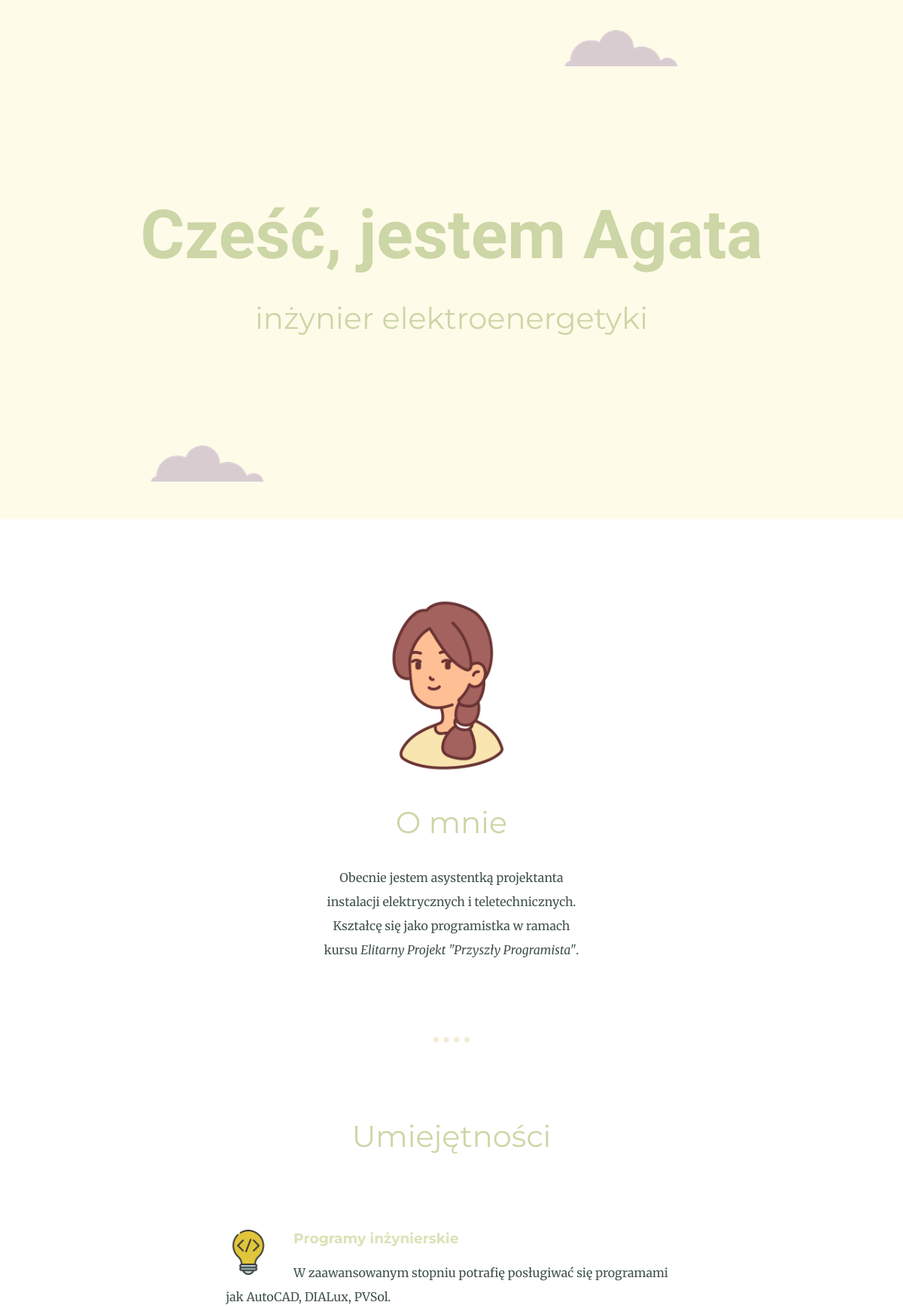
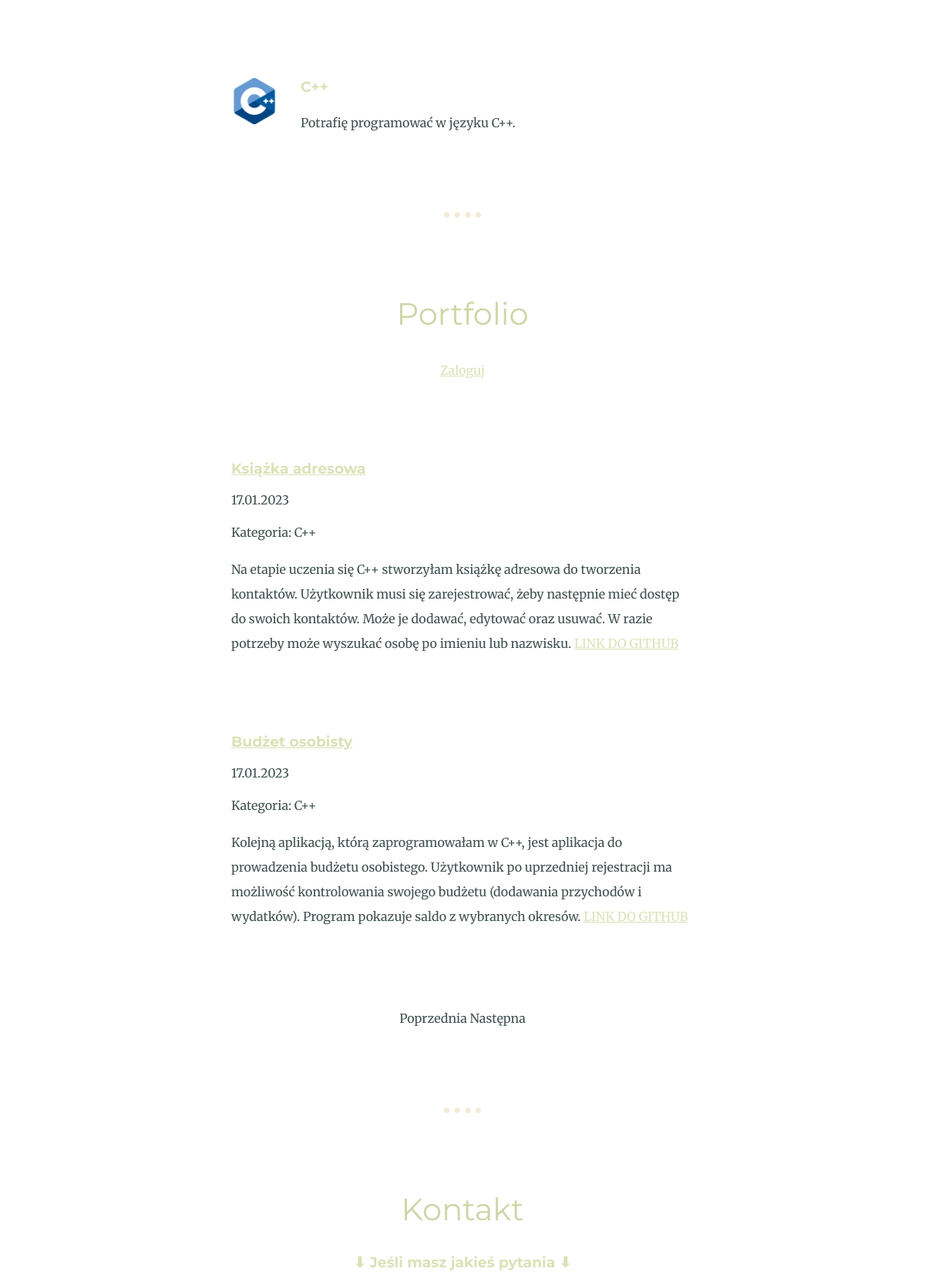
The page / (upper part) on the database its author committed (2 pictures, top to bottom).
### tables this page shows
CREATE TABLE `artykul` (
  `id` int(11) NOT NULL,
  `title` varchar(128) NOT NULL,
  `content` text NOT NULL,
  `published_at` date DEFAULT NULL
);

### classes/Auth.php (called while the page is built, shortened)
<?php
class Auth{
    public static function isLoggedIn(){
        return isset($_SESSION['is_logged_in']) && $_SESSION['is_logged_in'];
    }
}

### classes/Article.php (called while the page is built, shortened)
<?php
class Article
{
    public static function getPage($conn, $limit, $offset, $only_published = false)
    {
        $condition = $only_published ? 'WHERE published_at IS NOT NULL' : '';
        $sql = "SELECT a.*, category.name AS category_name
                FROM (
                    SELECT *
                    FROM artykul
                    $condition
                    ORDER BY published_at
                    LIMIT :limit
                    OFFSET :offset) AS a
                LEFT JOIN article_category
                ON a.id = article_category.article_id
                LEFT JOIN category
                ON article_category.category_id = category.id";
        $stmt = $conn->prepare($sql);
        $stmt->bindValue(':limit', $limit, PDO::PARAM_INT);
        $stmt->bindValue(':offset', $offset, PDO::PARAM_INT);
        $stmt->execute();
        $results = $stmt->fetchAll(PDO::FETCH_ASSOC);
        $articles = [];
        $previous_id = null;
        foreach ($results as $row) {
            $article_id = $row['id'];
            if ($article_id != $previous_id) {
                $row['category_names'] = [];
                $articles[$article_id] = $row;
            }
            $articles[$article_id]['category_names'][] = $row['category_name'];
            $previous_id = $article_id;
        }
        return $articles;
    }
    public static function getTotal($conn, $only_published = false)
    {
        return $conn->query('SELECT COUNT(*) FROM artykul $condition')->fetchColumn();
    }
}

### classes/Paginator.php (called while the page is built, shortened)
<?php
class Paginator
{
    public function __construct($page, $records_per_page, $total_records)
    {
        $this->limit = $records_per_page;
        $page = filter_var($page, FILTER_VALIDATE_INT, [
            'options' => [
                'default'   => 1,
                'min_range' => 1
            ]
        ]);
        $total_pages = ceil($total_records / $records_per_page);
        $this->offset = $records_per_page * ($page - 1);
    }
}

### index.php (the view, shortened to what this page needs)
<?php
$conn = require 'includes/db.php';
$paginator = new Paginator($_GET['page'] ?? 1, 4, Article::getTotal($conn, true));
$articles = Article::getPage($conn, $paginator->limit, $paginator->offset, true);
?>
<!DOCTYPE html>
<html lang="pl">
<head>
    <link rel="stylesheet" href="CSS/styles.css">
</head>
<body>
    <header class="top_container">
        <img class ="top-cloud" src="images/cloud.png" alt="cloud-img">
        <h1>Cześć, jestem Agata</h1>
        <h2>inżynier elektroenergetyki</h2>
        <img class ="bottom-cloud" src="images/cloud.png" alt="cloud-img">
</header>
  <main class="middle_container">
    <div class="profile">
        <img class ="profile-img" src="images/girld.png" alt="avatar-by-Victoruler">
        <div class="profile-row">
          <h2>O mnie</h2>
          <p>Obecnie jestem asystentką projektanta instalacji elektrycznych i teletechnicznych. Kształcę się jako programistka w ramach kursu <i>Elitarny Projekt "Przyszły Programista"</i>.</p>
        </div>
    </div>
    <hr>
    <div class="skills">
      <h2>Umiejętności</h2>
      <div class="skill-row">
        <img class="icon-img" src="images/lightbulb.png" alt="lightbulb-by-juicy_fish">
        <h3>Programy inżynierskie</h3>
        <p>W zaawansowanym stopniu potrafię posługiwać się programami jak AutoCAD, DIALux, PVSol.</p>
      </div>
      <div class="skill-row">
        <img class="icon-img" src="images/c-.png" alt="c++-sign-by-Freepik">
        <h3>C++</h3>
        <p>Potrafię programować w języku C++.</p>
      </div>
    </div>
    <hr>
    <div class="portfolio">
      <h2>Portfolio</h2>
      <?php require 'includes/navigation.php'; ?>
      <?php if (empty($articles)): ?>
        <p>Nie znaleziono artykułów.</p>
      <?php else: ?>
        <?php foreach ($articles as $article): ?>
          <article class="skill-row">
            <h3><a href="article.php?id=<?= $article['id']; ?>"><?= htmlspecialchars($article['title']); ?></a></h3>
            <time datetime="<?= $article['published_at'] ?>"><?php
                        $datetime = new DateTime($article['published_at']);
                        echo $datetime->format("j.m.Y");
                    ?></time>
            <?php if ($article['category_names']) : ?>
                <p>Kategoria:
                    <?php foreach ($article['category_names'] as $name) : ?>
                        <?= htmlspecialchars($name); ?>
                    <?php endforeach; ?>
                <p>
            <?php endif; ?>
            <p><?= $article['content']; ?></p>
          </article>
        <?php endforeach; ?>
        <?php require 'includes/pagination.php'; ?>
      <?php endif; ?>
    </div>
    <hr>
    <div class="contact-me">
      <h2>Kontakt</h2>
      <h3 class="contact-text-h3"> ⬇ Jeśli masz jakieś pytania ⬇ </h3>
    </div>
  </main>
</body>
</html>

### includes/navigation.php
<nav>
    <?php if (Auth::isLoggedIn()) : ?>
        <p><a href="/">Home</a>
        <a href="/admin/">Admin</a>
        <a href="/logout.php">Wyloguj</a></p>
    <?php else : ?>
        <p><a href="/login.php">Zaloguj</a></p>
    <?php endif; ?>
</nav>

### includes/pagination.php
<?php $base = strtok($_SERVER["REQUEST_URI"], '?'); ?>
<nav>
        <p>
            <?php if ($paginator->previous): ?>
                <a href="<?= $base; ?>?page=<?= $paginator->previous; ?>">Poprzednia</a>
            <?php else: ?>
                Poprzednia
            <?php endif; ?>
            <?php if ($paginator->next): ?>
                <a href="<?= $base; ?>?page=<?= $paginator->next; ?>">Następna</a>
            <?php else: ?>
                Następna
            <?php endif; ?>
        </p>
</nav>

### CSS/styles.css (style rules this page uses)
body { color: #40514E; margin: 0px; text-align: center; font-family: 'Merriweather', serif; }
hr { border-style: dotted none none; border-color:#F4EAD5; border-width: 7px; width: 4%; margin: 100px auto; }
h1 { color: #CCD6A6; font-size: 5.625rem; margin: 50px auto 0 auto; font-family: 'Sacramento', cursive; }
h2 { color: #CCD6A6; font-family: 'Montserrat', sans-serif; font-weight: normal; font-size: 2.5rem; }
h3 { color: #DAE2B6; font-family: 'Montserrat', sans-serif; }
a { color:#DAE2B6; }
p { line-height: 2; }
.top_container { background-color: #FFFBE9; position: relative; padding-top: 210px; padding-bottom: 210px; }
.middle_container { padding: 100px 0 100px 0; }
.top-cloud { position: absolute; right: 300px; top: 40px; }
.bottom-cloud { position: absolute; left: 200px; bottom: 50px; }
.profile-row { width: 30%; margin: auto; }
.profile-img { height: 20%; width: 20%; }
.icon-img { width: 10%; float:left; margin-right: 30px; }
.skill-row { width: 50%; margin: 100px auto; text-align: left; }
.contact-text-h3 { margin-bottom: 50px; }

### rows shown on the page
artykul: title "Książka adresowa", published_at "17.01.2023", name "C++", content "Na etapie uczenia się C++ stworzyłam książkę adresowa do tworzenia kontaktów. Użytkownik musi się zarejestrować, żeby następnie mieć dostęp do swoich kontaktów. Może je dodawać, edytować oraz usuwać. W razie potrzeby może wyszukać osobę po imieniu lub nazwisku. LINK DO GITHUB"
artykul: title "Budżet osobisty", published_at "17.01.2023", name "C++", content "Kolejną aplikacją, którą zaprogramowałam w C++, jest aplikacja do prowadzenia budżetu osobistego. Użytkownik po uprzedniej rejestracji ma możliwość kontrolowania swojego budżetu (dodawania przychodów i wydatków). Program pokazuje saldo z wybranych okresów. LINK DO GITHUB"
